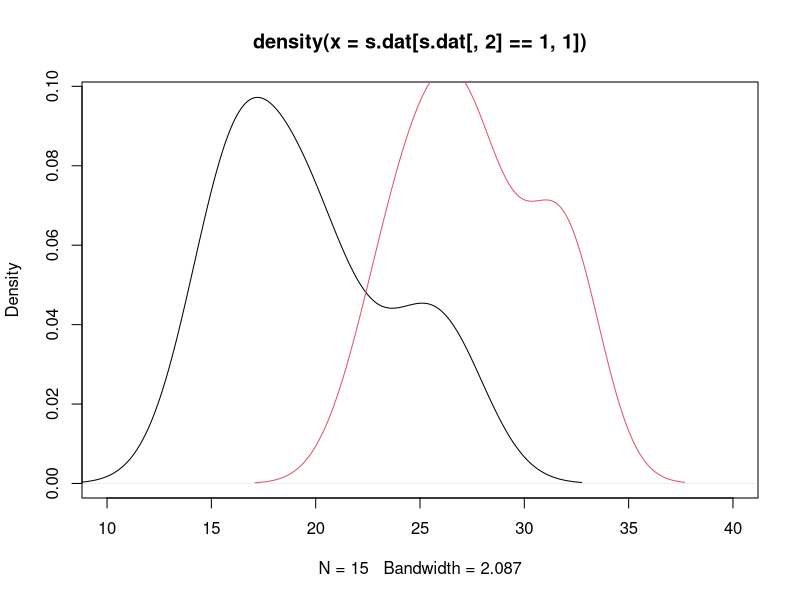
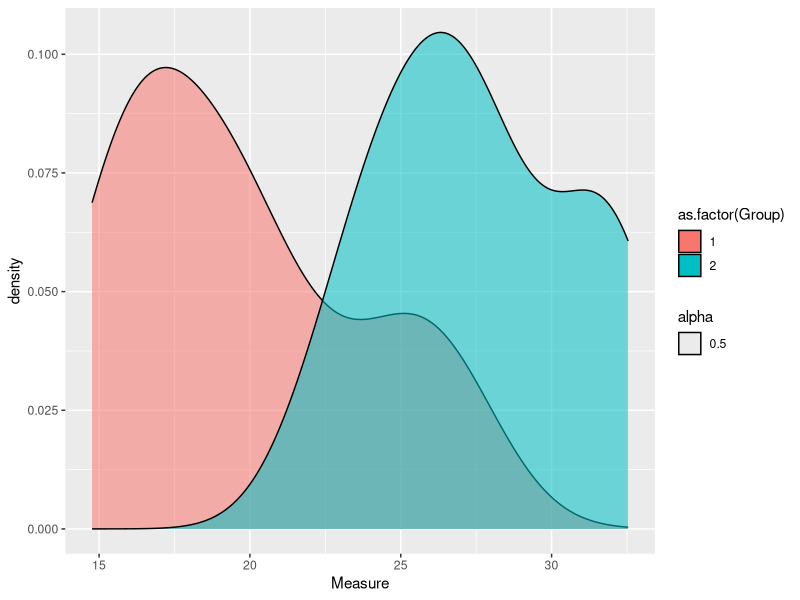
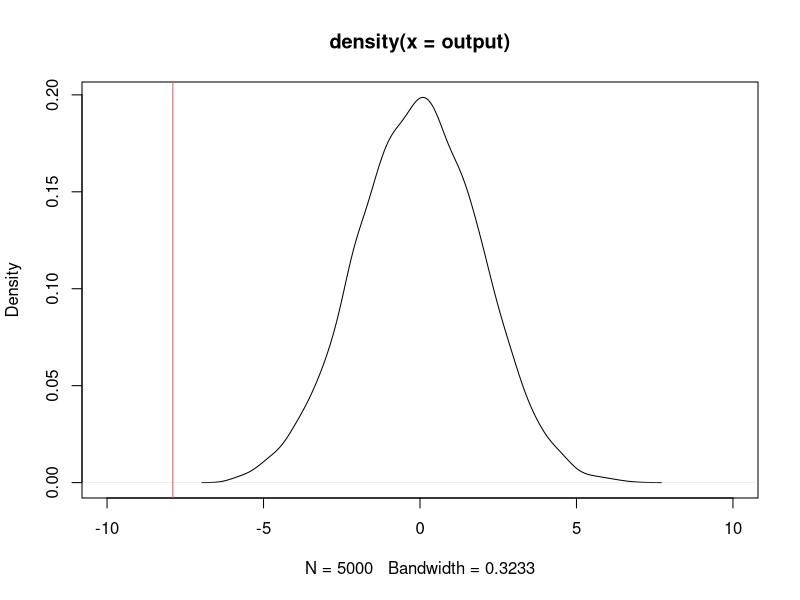
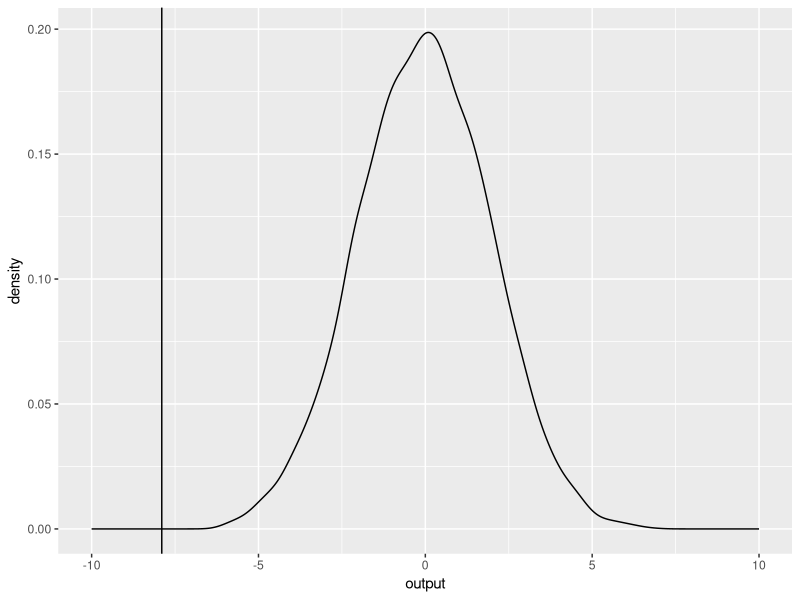
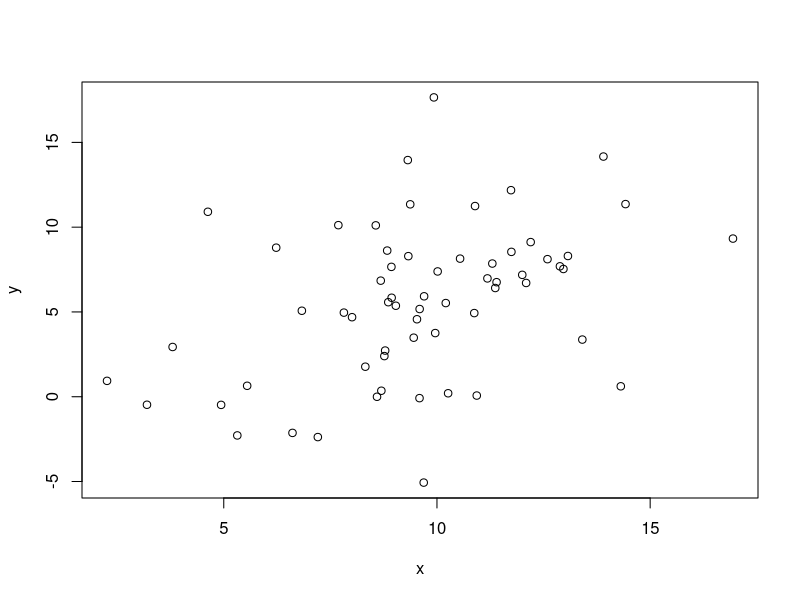

Write the R code that produced these figures, in order. (Note: this script raises an error after producing the figures.)
######Null models / Randomization tests code##########
# Date: 4/24/2012
# Author: E. M. Hart
# Description: Code to demonstrate and teach 
# null models and Monte Carlo methods.
# Includes plotting methods from standard R libraries
# and ggplot2 libraries
# requires two data files
# available at https://github.com/emhart/Misc_Func
# they are vaAnts.csv or aussieAnts.csv
#####################################################

###Example 1
# Simple test of difference of two means
####

#############Note I do some plots in regular and again in ggplot, so install ggplot if you want to try it.
#install.packages("ggplot2")
library(ggplot2)
###Generate two random data sets###

#set sample size
n <- 15

####Create data frame

s.dat <- data.frame(cbind(c(rnorm(n,20,3),rnorm(n,27,3)),c(rep(1,n),rep(2,n))))
colnames(s.dat) <- c("Measure","Group")
####Stanard R plot
plot(density(s.dat[s.dat[,2]==1,1]),xlim=c(10,40))
lines(density(s.dat[s.dat[,2]==2,1]),col=2)
####ggplot2 code
ggplot(s.dat,aes(x=Measure,group=as.factor(Group),fill=as.factor(Group),alpha=.5))+geom_density()

####Parametric t.test#####
tt1 <- t.test(x=s.dat[s.dat[,2]==2,1],y=s.dat[s.dat[,2]==1,1])

#####Randomization test#######
# In this case the test metric
# is if the difference between the two means
# is different from 0
############

##Set the number of randomizations
nran <- 5000
output <- vector()
for(i in 1:nran){
  ###Shuffle association via sample()
  new.ind <- sample(s.dat$G,length(s.dat$G),replace=F)
  output[i] <- mean(s.dat$M[new.ind==1]) - mean(s.dat$M[new.ind==2])
}

##Find true metric
true.val <- mean(s.dat[s.dat[,2]==1,1])-mean(s.dat[s.dat[,2]==2,1])
###Normal R plot
plot(density(output),xlim=c(-10,10))
abline(v=true.val,col=2)
####ggplot2###
ggplot(as.data.frame(output),aes(x=output))+geom_density()+xlim(-10,10)+geom_vline(xintercept=true.val)

###Check true value against quantiles
quantile(output,c(.025,.975))



######### Boot strap linear regression to accont for non-independence
######### Here we test for signifigance of the slope
###Simulate regression data

x <- rnorm(80,10,3)
###You can adjust the parameter in the term below
### rnorm(80,0,4.5), increase the sd to change the effect
### of sample size.  As noise decreases, the importance of sample
### size also decreases
y <- cbind(rep(1,80),x)%*%c(.1,.6) + rnorm(80,0,4.5)
### the number of independent sites is 20
### now randomly sort them into groups
g.index <- vector()
for(i in 1:4){
  g.index <- c(g.index,sample(1:20,round(runif(1,10,20)),replace=F))
}
x <- x[1:length(g.index)]
y <- y[1:length(g.index)]
plot(x,y)
###Now check the full model without the bootstrap
summary(lm(y~x))
index<- 1:length(g.index)
###Create matrix to hold data
outmat <- matrix(0,ncol=2,nrow=n.sim)
###Code for progress bar
prog <- txtProgressBar(min=0, max=n.sim, char="*", style=3)

for(i in 1:n.sim){
    #define new resampled index
    rsamp.i <- vector()
    ##Loop through and randomly sample 1 instance from each site
    for(k in 1:length(unique(g.index))){
      ###Control for behavior of the sample function
      if(sum(g.index==k)>1){rsamp.i<- c(rsamp.i,sample(which(g.index==k),1))}
      if(sum(g.index==k)==1){rsamp.i <- c(rsamp.i,which(g.index==k))}
      
    }
    setTxtProgressBar(prog, i)
  t.mod <- lm(y[rsamp.i]~x[rsamp.i])
  outmat[i,] <- coef(t.mod)
    
}
hist(outmat[,2])
quantile(outmat[,2],c(.025,.975))

###Plot the full slope and then the boot strap slope in red

plot(x,y)
abline(lm(y~x))
abline(apply(outmat,2,mean),col=2)



#########A null model example from Gotelli 2000######
# A simple null model example

###Function to calculate C-Score our default metric
# See Gotelli 2000 for full description
# or Stone and Roberts 1990
# Input is a species x site data matrix
####

c.score <- function(sp.mat){
  CU <- vector()
  sp.num <- dim(sp.mat)[1]
  count <- 1
  for (i in 1:(sp.num-1)){
    for(k in (i+1):sp.num){
      #first count the number of shared sites
      Q <- sum(apply(rbind(sp.mat[i,],sp.mat[k,]),2,sum)==2)
      CU[count] <- (sum(sp.mat[i,])-Q)*(sum(sp.mat[k,])-Q)
      count<- count+1
    }
  }
  return(mean(CU))
}

#### Randomization algorithm########
#### this randomization algorithm is based on SIM9 from Gotelli 2000
#### In works by keeping row and column totals fixed
#### Inputs are:
#### sp.mat:  The presence-absence species x sits matrix
#### This is a brute force algorithm that uses a while loop
#### it has a fail safe for the loop, but may output bad results
### although it hasn't yet.  Also note that it can handle matrix saturation
### up to about 40% (40% of all values are 1's), after that it begins to seriously lag

sim9<-function(sp.mat){
r.size <- dim(sp.mat)[1]
c.size <- dim(sp.mat)[2]
##Define output matrix
outmat <- matrix(0,nrow=r.size,ncol=c.size)  
#get constraints
r.cons <- apply(sp.mat,1,sum)
c.cons <- apply(sp.mat,2,sum)
# create index list from constraints
r.i <- rep(1:r.size,r.cons)
c.i <- rep(1:c.size,c.cons)
# Randomize our vectors
index <- 1:length(r.i)
r.ind <- sample(1:length(r.i),length(r.i),replace=F)
c.ind <- sample(1:length(c.i),length(c.i),replace=F)
# create our first loop
nmat <- cbind(r.i[r.ind],c.i[c.ind])

# figure out how many duplicates we have
dup.i <- index[duplicated(nmat)]

count <- 1
# loop until all duplicates are removed
while(length(dup.i > 0) || count > 100){

# loop through each duplicate swapping out
# rows and columns
for(i in 1:length(dup.i)){
oldval.r <- nmat[dup.i[i],1]
oldval.c <- nmat[dup.i[i],2]

new.ind.r <- sample(r.ind,1)
new.ind.c <- sample(c.ind,1)

newval.r <- nmat[new.ind.r,1]
newval.c <- nmat[new.ind.c,2]


nmat[new.ind.r,1] <- oldval.r
nmat[new.ind.c,2] <- oldval.c


nmat[dup.i[i],1]<-newval.r
nmat[dup.i[i],2]<-newval.c

}
# recalculate number of duplicates
dup.i <- index[duplicated(nmat)]
# adjust failsafe counter
count <- count + 1
}
# set new matrix
outmat[nmat] <- 1

return(outmat)}


#####Just a bit of code to verify that the
#### randomization is working
### Uncomment to test
#r.c <- apply(rand.mat,1,sum)
#c.c <- apply(rand.mat,2,sum)
#test <- sim9(rand.mat)
#r.t <- apply(test,1,sum)
#c.t <- apply(test,2,sum)
#sum(c(r.c-r.t,c.c-c.t))

####randomization

###Generate random matrix
spec <- 10
sites <- 15
rand.mat <- rbinom(spec*sites,1,.35)
dim(rand.mat) <- c(spec,sites)

# set the number of simulations
# 5000 is a good compromise of speed and sample size
n.sim <- 5000
###calculate true value
t.val <- c.score(rand.mat)

prog <- txtProgressBar(min=0, max=n.sim, char="*", style=3)
null.vec <- vector()
for(i in 1:n.sim){
  tmp <-try(c.score(sim9(rand.mat)),silent=T)
  if(is.numeric(tmp)){ null.vec[i] <- tmp }
   ###Code for a progress bar
  setTxtProgressBar(prog, i)
  
}

hist(null.vec)
abline(v=t.val,col=2,lwd=2)
##Check the quantiles
quantile(null.vec,c(.025,.975),na.rm=T)

###Now use real data from Gotelli 2000, Virginia Ants
##Get vaAnts.csv from the github file
ants <- read.csv("vaAnts.csv")

###calculate true value
t.val <- c.score(ants)

ant.vec <- vector()

prog <- txtProgressBar(min=0, max=n.sim, char="*", style=3)
null.vec <- vector()
for(i in 1:n.sim){
    tmp <-try(c.score(sim9(ants)),silent=T)
   if(is.numeric(tmp)){ ant.vec[i] <- tmp }
  ###Code for a progress bar
  setTxtProgressBar(prog, i)
  
}

hist(ant.vec)
abline(v=t.val,col=2,lwd=2)
quantile(ant.vec,c(.025,.975),na.rm=T)

########### Abundance null models ########
### First select a metric ####
### In this case we use U ####

U.calc <- function(sp.mat){
  V <- var(apply(sp.mat,1,sum))
  W <- sum(apply(sp.mat,2,var))
  return(V/W)
}

###Function to draw from the log normal
r.Ni <- function(n,a){
  return(exp((rnorm(n)/(2*a))))
}

### Converts a matrix to a vector ###

find.matrix.index <- function(x.coord,y.coord,max.x){
  return.index <- vector()
  return.index <- ((y.coord -1)*max.x) + x.coord
  return(return.index)
}

###generate random matrix following Gotelli and Ulrich 2010

sites <- round(runif(1,5,50))
species <- round(runif(1,10,200))

sp.totals <- sort(r.Ni(species,.5),decreasing=T)
### Mimic veil line
Smax <- sample((species/2):species,1)
sp.totals <- sp.totals[1:Smax]

rand.mat <- matrix(0,ncol=sites,nrow=Smax)
ccA <- runif(sites,0,1)
for(i in 1:Smax){
rand.mat[i,] <- t(rmultinom(1,exp(sp.totals[i]),prob=ccA))
}



####Randomization IT, randomization 5 from Gotelli and Ulrich 2010

IT <- function(sp.mat){
  #get the total number of individuals
  i.t <- sum(sp.mat)
  ###calculate marginal probabilities for r and c
  r.p <- apply(sp.mat,1,sum)/i.t
  c.p <-  apply(sp.mat,2,sum)/i.t
  
  ####draw rows and colums
  new.row <- sample(1:length(r.p),i.t,replace=T,prob=r.p)
  new.col <- sample(1:length(c.p),i.t,replace=T,prob=c.p)
  ###Get vector positions for each now 
  vec.pos <- find.matrix.index(new.col,new.row,length(c.p))
  ###now sum all the counts
  my.counts <- table(vec.pos)
  #expand the count vector back into the right size for the matrix
  outmat <- rep(0,prod(dim(sp.mat)))
  outmat[as.numeric(names(my.counts))] <- my.counts
  dim(outmat) <- c(dim(sp.mat)[2],dim(sp.mat)[1])
  
   return(t(outmat))
}


t.val <- U.calc(rand.mat)
n.sim <- 5000
abun.rand<- vector()

prog <- txtProgressBar(min=0, max=n.sim, char="*", style=3)
null.vec <- vector()
for(i in 1:n.sim){
  tmp <-try(U.calc(IT(rand.mat)),silent=T)
  if(is.numeric(tmp)){ abun.rand[i] <- tmp }
  ###Code for a progress bar
  setTxtProgressBar(prog, i)
  }

hist(abun.rand)
abline(v=t.val,col=2,lwd=2)
quantile(abun.rand,c(.025,.975),na.rm=T)

#########Now using real data from 
## Gotelli and Ulrich ecological archives
ausAnts <- read.csv("aussieAnts.csv")
t.val <- U.calc(ausAnts)
n.sim <- 5000
ants.vec<- vector()

prog <- txtProgressBar(min=0, max=n.sim, char="*", style=3)
for(i in 1:n.sim){
  tmp <-try(U.calc(IT(ausAnts)),silent=T)
  if(is.numeric(tmp)){ ants.vec[i] <- tmp }
  ###Code for a progress bar
  setTxtProgressBar(prog, i)
}

hist(ants.vec,xlim=c(t.val,max(ants.vec)))
abline(v=t.val,col=2,lwd=2)
quantile(ants.vec,c(.025,.975),na.rm=T)


####Another example with the fish parasites data set
fishPar <- read.csv("fishParasites.csv")
t.val <- U.calc(fishPar)
n.sim <- 5000
fish.vec<- vector()

prog <- txtProgressBar(min=0, max=n.sim, char="*", style=3)
for(i in 1:n.sim){
  tmp <-try(U.calc(IT(fishPar)),silent=T)
  if(is.numeric(tmp)){ fish.vec[i] <- tmp }
  ###Code for a progress bar
  setTxtProgressBar(prog, i)
}

hist(fish.vec,xlim=c(t.val,max(fish.vec)))
abline(v=t.val,col=2,lwd=2)
quantile(ants.vec,c(.025,.975),na.rm=T)


####Integration example###########
x <- seq(-4,4,length=1000) 
y <- dnorm(x,0,1)
plot(x,y,type='l',ylim=c(0,.5))
###Set the lower limits of interest
ll <- -1
ul <- 1
######Hit and miss MC integration#####
###First pick domain
x.dom <- seq(-4,4,length=1000)
y.dom <- seq(0,.5,length=1000)
prog <- txtProgressBar(min=0, max=n.sim, char="*", style=3)
n.sim <- 10000
x.r <- y.r <- vector()
under.curve <- rep(0,n.sim)
for(i in 1:n.sim){
  ###Draw random x and y
  x.r[i] <- sample(x.dom,1)
  y.r[i] <- sample(y.dom,1)
  if(y.r[i] < dnorm(x.r[i],0,1)){
    ###Set further constraints on the x axis
    if(x.r[i] >= ll && x.r[i] <= ul){under.curve[i]<-1}}
  setTxtProgressBar(prog, i)
  
}

plot(-100,-100,ylim=range(y.dom),xlim=range(x.dom),col=2,lwd=2)
points(x.r,y.r,col=under.curve+1,pch=19)
lines(x,y,col=2,lwd=4)

f.h <- sum(under.curve)/n.sim
V.samp <- diff(range(x.dom))*diff(range(y.dom))
area <- f.h*V.samp
